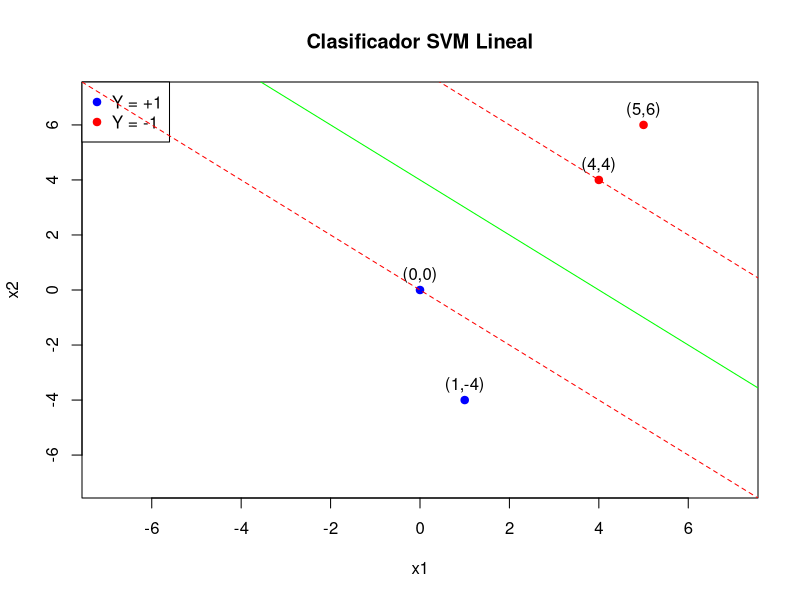
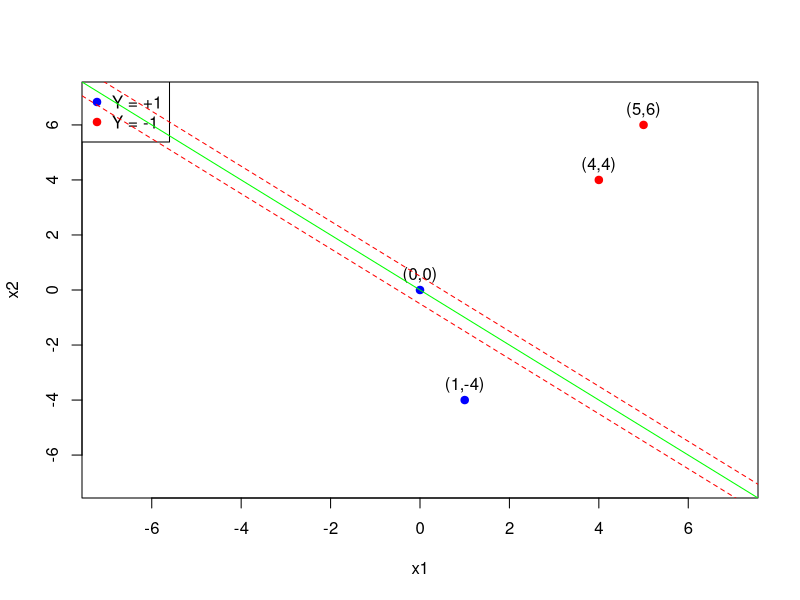
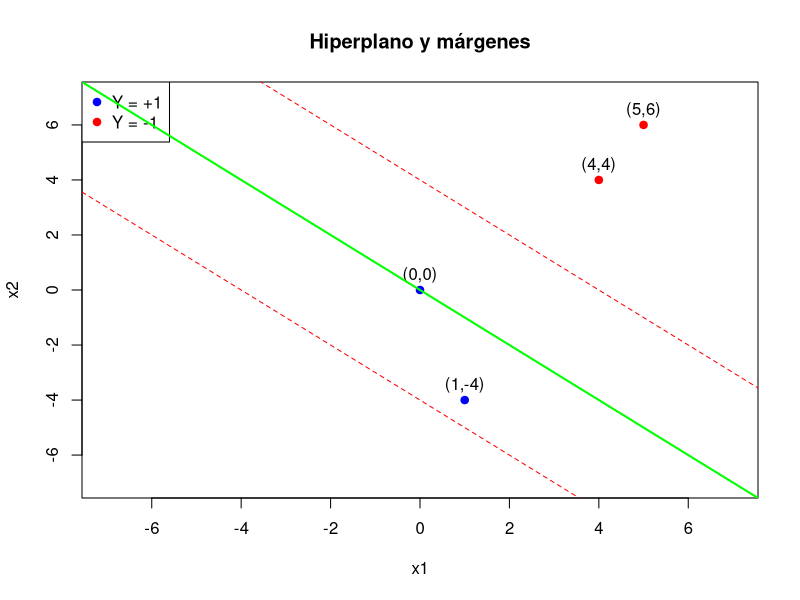

Source code (R) for these figures, in order: (Note: this script raises an error after producing the figures.)
#Autor: Fernando Javier López Cerezo

library(kernlab)
library(MASS)
library(e1071)

print_clasificacion <- function(x, w, b) {
  
  valor_clasificacion <- t(w) %*% x + b
  
  if (valor_clasificacion >= 0) {
    clase <- 1
    color <- "blue"
  } else {
    clase <- -1
    color <- "red"
  }
  
  cat("Punto:", sprintf("(%g, %g)", x[1], x[2]), "\n")
  cat("Pertenece a la clase:", clase, "\n")
  
  points(x[1], x[2], col = color, pch = 19)
  text(x[1], x[2], labels = paste("(", x[1], ",", x[2], ")", sep = ""), pos = 3)
}


distancia<- function (x,y) {
  sqrt(sum((x-y)^2))
}

########################################## Apartado A: Manualmente ####################################

# Datos
A = c(0, 0)
B = c(4, 4)
YA = 1
YB = -1

# Creamos el conjunto de datos
dataA <- data.frame(x1 = c(0, 4), x2 = c(0, 4), y = c(1, -1))

# 1. Vectores de soporte
vsA <- matrix(c(A, B), nrow = 2, byrow = TRUE)
cat("1.Vectores de soporte:\n")
print(vsA)

# 2. Calculamos los valores del kernel
KAA = t(A) %*% A
KAB = t(A) %*% B
KBB = t(B) %*% B
cat("2.Valores del kernel:\n")
cat("K(A,A):", KAA, "\nK(A,B):", KAB, "\nK(B,B):", KBB, "\n")

b <- c(0, 1, -1)
AM <- matrix(c(YA, YB, 0, KAA * YA, KAB * YB, 1, KAB * YA, KBB * YB, 1), ncol = 3, byrow = TRUE)
soluciones = qr.solve(AM, b)
ALFA = matrix(c(soluciones[1], soluciones[2]), ncol = 1)
YY = matrix(c(YA, YB), ncol = 1)

# 3. Vector de pesos normal al hiperplano (W)
wA <- t(vsA) %*% (ALFA * YY)
cat("3.Vector de pesos W:\n")
print(wA)

# 4. Calcular ancho del canal
widthA = 2 / (sqrt(sum((wA)^2)))
cat("4.Ancho del canal:", widthA, "\n")

# 5. Calcular vector B
bA <- YA - (t(wA) %*% A)
cat("5.Valor de b:", bA, "\n")

# 6. Ecuación del hiperplano y planos de soporte
cat("6.Ecuación del hiperplano y planos de soporte: \n")
cat("Ecuación del hiperplano: [", wA, "]' * x + [", bA, "] = 0\n")
cat("Plano de soporte positivo: [", wA, "]' * x + [", bA, "] = 1\n")
cat("Plano de soporte negativo: [", wA, "]' * x + [", bA, "] = -1\n")

# Crear un gráfico
par(mfrow = c(1, 1))
plot(dataA[, c("x1", "x2")], col = ifelse(dataA$y == 1, "blue", "red"), pch = 19, xlim = c(-7, 7), ylim = c(-7, 7), 
     xlab = "x1", ylab = "x2", main = "Clasificador SVM Lineal")
# Etiquetar los puntos
for (i in 1:nrow(dataA)) {
  text(dataA$x1[i], dataA$x2[i], labels = paste("(", dataA$x1[i], ",", dataA$x2[i], ")", sep = ""), pos = 3)
}
# Agregar una leyenda
legend("topleft", legend = c("Y = +1", "Y = -1"), col = c("blue", "red"), pch = 19, xpd = TRUE)

# Dibujar el hiperplano
abline(a = -bA / wA[2], b = -wA[1] / wA[2], col = "green")
abline(a = (1 - bA) / wA[2], b = -wA[1] / wA[2], col = "red", lty = 2)
abline(a = (-1 - bA) / wA[2], b = -wA[1] / wA[2], col = "red", lty = 2)

# 7. Determinamos a la clase que pertenece cada uno
# Puntos a clasificar
x1 = c(5, 6)
x2 = c(1, -4)

cat("7.Clasificación A.1:\n")
print_clasificacion(x1, wA, bA)
print_clasificacion(x2, wA, bA)

########################################## Apartado A: Kernlab ####################################

# Datos
A = c(0, 0)
B = c(4, 4)

# Datos de entrenamiento
dataA <- data.frame(x1 = c(0, 4), x2 = c(0, 4), y = c(1, -1))

# Convertimos y en factor
dataA$y <- as.factor(dataA$y)

# Entrenar el modelo SVM con kernlab usando un kernel lineal
svmA <- ksvm(as.matrix(dataA[, c("x1", "x2")]), dataA$y, kernel = "vanilladot", C = 1)

# 1. Vectores de soporte
vsA <- dataA[alphaindex(svmA)[[1]], 1:2]
cat("1.Vectores de soporte:\n")
print(vsA)

# 2. Calcular valores del Kernel
KAA <- t(A) %*% A
KAB <- t(A) %*% B
KBB <- t(B) %*% B
cat("2.Valores del kernel:\n")
cat("K(A,A):", KAA, "\nK(A,B):", KAB, "\nK(B,B):", KBB, "\n")

# 3. Vector de pesos (W)
wA <- colSums(coef(svmA)[[1]] * as.matrix(vsA))
cat("3.Vector de pesos W:\n")
print(wA)

# 4. Ancho del canal
widthA <- 2 / sqrt(sum(wA^2))
cat("4.Ancho del canal:", widthA, "\n")

# 5. Vector B (sesgo)
bA <- -b(svmA)
cat("5.Valor de b:", bA, "\n")

# 6. Ecuación del hiperplano y planos de soporte
cat("6.Ecuación del hiperplano y planos de soporte: \n")
cat("Ecuación del hiperplano: [", wA, "]' * x + [", bA, "] = 0\n")
cat("Plano de soporte positivo: [", wA, "]' * x + [", bA, "] = 1\n")
cat("Plano de soporte negativo: [", wA, "]' * x + [", bA, "] = -1\n")

# Graficar los datos y el hiperplano
par(mfrow = c(1, 1))
plot(dataA[, c("x1", "x2")], col = ifelse(dataA$y == 1, "blue", "red"), pch = 19, xlim = c(-7, 7), ylim = c(-7, 7))
for (i in 1:nrow(dataA)) {
  text(dataA$x1[i], dataA$x2[i], labels = paste("(", dataA$x1[i], ",", dataA$x2[i], ")", sep = ""), pos = 3)
}
legend("topleft", legend = c("Y = +1", "Y = -1"), col = c("blue", "red"), pch = 19)

# Dibujar el hiperplano y los planos de soporte
abline(a = -bA / wA[2], b = -wA[1] / wA[2], col = "green")
abline(a = (1 - bA) / wA[2], b = -wA[1] / wA[2], col = "red", lty = 2)
abline(a = (-1 - bA) / wA[2], b = -wA[1] / wA[2], col = "red", lty = 2)

# 7. Determinamos a la clase que pertenece cada uno
# Puntos a clasificar
x1 = c(5, 6)
x2 = c(1, -4)

cat("7.Clasificación A.2:\n")
print_clasificacion(x1, wA, bA)
print_clasificacion(x2, wA, bA)

########################################## Apartado A: IPOP ####################################

# Datos
x <- matrix(c(0, 0, 4, 4), ncol = 2, byrow = TRUE)
y <- c(1, -1)  # Etiquetas

# Calcular matriz H
H <- (y %*% t(y)) * (x %*% t(x))

# Vector c
c <- rep(-1, length(y))

# Restricciones
MA <- t(y)
b <- 0
l <- rep(0, length(y))
u <- rep(1e6, length(y))

# Parámetro de tolerancia para el optimizador
r <- 0.1

# Resolver el problema de optimización con ipop
resultado <- ipop(c = c, H = H, A = MA, b = b, l = l, u = u, r = r)

# Extraer los multiplicadores de Lagrange (alfas)
alphas <- primal(resultado)

# Imprimir los alphas
cat("Multiplicadores de Lagrange (alphas):\n")
print(alphas)

# 1. Vectores de soporte
# Filtrar los vectores de soporte (donde alphas > un pequeño umbral)
support_indices <- which(alphas > 1e-5)
support_vectors <- x[support_indices, ]
cat("1.Vectores de soporte:\n")
print(support_vectors)

# 2. Calcular valores del Kernel
A <- c(0, 0)
B <- c(4, 4)
KAA <- sum(A * A)
KAB <- sum(A * B)
KBB <- sum(B * B)
cat("2.Valores del kernel:\n")
cat("K(A,A):", KAA, "\nK(A,B):", KAB, "\nK(B,B):", KBB, "\n")

# 3. Calcular el vector de pesos w
wA <- t(x) %*% (alphas * y)
cat("3.Vector de pesos W:\n")
print(wA)

# 4. Calcular el ancho del margen (canal)
widthA <- 2 / sqrt(sum(wA^2))
cat("4.Ancho del canal:", widthA, "\n")

# 5. Calcular el sesgo b usando los vectores de soporte
bA <- mean(y[support_indices] - x[support_indices, ] %*% wA)
cat("5.Valor de b:", bA, "\n")

# 6. Ecuación del hiperplano y planos de soporte
cat("6.Ecuación del hiperplano y planos de soporte:\n")
cat("Ecuación del hiperplano: [", wA, "]' * x + [", bA, "] = 0\n")
cat("Plano de soporte positivo: [", wA, "]' * x + [", bA, "] = 1\n")
cat("Plano de soporte negativo: [", wA, "]' * x + [", bA, "] = -1\n")


# Crear un data frame para graficar los puntos y asignar colores a las clases
data_points <- data.frame(x1 = x[, 1], x2 = x[, 2], y = factor(y))
# Graficar puntos de datos
plot(data_points[, c("x1", "x2")], col = ifelse(data_points$y == 1, "blue", "red"), 
     pch = 19, xlim = c(-7, 7), ylim = c(-7, 7), 
     xlab = "x1", ylab = "x2", main = "Hiperplano y márgenes")
# Etiquetas en los puntos de datos
for (i in 1:nrow(data_points)) {
  text(data_points$x1[i], data_points$x2[i], 
       labels = paste("(", data_points$x1[i], ",", data_points$x2[i], ")", sep = ""), 
       pos = 3)
}
# Leyenda para clases
legend("topleft", legend = c("Y = +1", "Y = -1"), col = c("blue", "red"), pch = 19)


# Dibujar el hiperplano y los márgenes usando w y b
abline(a = -b / wA[2], b = -wA[1] / wA[2], col = "green", lwd = 2)  # Hiperplano
abline(a = (1 - b) / wA[2], b = -wA[1] / wA[2], col = "red", lty = 2)  # Margen positivo
abline(a = (-1 - b) / wA[2], b = -wA[1] / wA[2], col = "red", lty = 2)  # Margen negativo


# 7.Determinamos a la clase que pertenece cada uno
# Puntos a clasificar
x1 <- c(5, 6)
x2 <- c(1, -4)

cat("7. Clasificación A.3:\n")
print_clasificacion(x1, wA, bA)
print_clasificacion(x2, wA, bA)

########################################## Apartado B: Manualmente ####################################

# Datos
A = c(2,0)
B = c(0,0)
C = c(1,1)

# Distancia entre A y B
distanceAB = distancia(A,B)
# Distancia entre A y C
distanceAC = distancia(A,C)

# Como la distancia entre A y C es la menor, A y C son los vectores soporte.

# 1. Vectores de soporte
vsB <- matrix(c(A, C), nrow = 2, byrow = TRUE)
cat("1. Vectores de soporte:\n")
print(vsB)

# 2. Calcular los valores del kernel
KAA <- t(A) %*% A
KAC <- t(A) %*% C
KCC <- t(C) %*% C
cat("2. Valores del kernel:\n")
cat("K(A,A):", KAA, "\nK(A,C):", KAC, "\nK(C,C):", KCC, "\n")

YA = 1
YC = -1

b <- c(0, 1, -1)
AM <- matrix(c(YA, YC, 0, KAA * YA, KAC * YC, 1, KAC * YA, KCC * YC, 1), ncol = 3, byrow = TRUE)
soluciones = qr.solve(AM, b)
ALFA = matrix(c(soluciones[1], soluciones[2]), ncol = 1)
YY = matrix(c(YA, YC), ncol = 1)

# 3. Vector de pesos normal al hiperplano (W)
wB <- t(vsB) %*% (ALFA * YY)
cat("3. Vector de pesos W:\n")
print(wB)

# 4. Calcular ancho del canal
widthB = 2 / (sqrt(sum(wB^2)))
cat("4. Ancho del canal:", widthB, "\n")

# 5. Calcular vector B
bB <- YA - (t(wB) %*% A)
cat("5. Valor de b:", bB, "\n")

# 6. Ecuación del hiperplano y planos de soporte
cat("6. Ecuación del hiperplano y planos de soporte: \n")
cat("Ecuación del hiperplano: [", wB, "]' * x + [", bB, "] = 0\n")
cat("Plano de soporte positivo: [", wB, "]' * x + [", bB, "] = 1\n")
cat("Plano de soporte negativo: [", wB, "]' * x + [", bB, "] = -1\n")

# Crear gráfico
par(mfrow = c(1, 1))
plot(dataB[, c("x1", "x2")], col = ifelse(dataB$y == 1, "blue", "red"), pch = 19, xlim = c(-7, 7), ylim = c(-7, 7))
for (i in 1:nrow(dataB)) {
  text(dataB$x1[i], dataB$x2[i], labels = paste("(", dataB$x1[i], ",", dataB$x2[i], ")", sep = ""), pos = 3)
}
legend("topleft", legend = c("Y = +1", "Y = -1"), col = c("blue", "red"), pch = 19)

# Dibujar hiperplano y márgenes
abline(a = -bB / wB[2], b = -wB[1] / wB[2], col = "green")
abline(a = (1 - bB) / wB[2], b = -wB[1] / wB[2], col = "red", lty = 2)
abline(a = (-1 - bB) / wB[2], b = -wB[1] / wB[2], col = "red", lty = 2)

# 7. Determinamos a la clase que pertenece cada uno
# Puntos a clasificar
x1 = c(5, 6)
x2 = c(1, -4)

cat("7. Clasificación B.1:\n")
print_clasificacion(x1, wB, bB)
print_clasificacion(x2, wB, bB)

########################################## Apartado B: Kernlab ####################################

# Datos
A = c(2, 0)
B = c(0, 0)
C = c(1, 1)

# Distancia entre A y B
distanceAB = distancia(A, B)
# Distancia entre A y C
distanceAC = distancia(A, C)

# Como la distancia entre A y C es la menor, A y C son los vectores soporte..

# Convertimos y en factor
dataB$y <- as.factor(dataB$y)

# Entrenar el modelo SVM con kernlab usando un kernel lineal
svmB <- ksvm(as.matrix(dataB[, c("x1", "x2")]), dataB$y, kernel = "vanilladot", C = 1)

# 1. Vectores de soporte
vsB <- dataB[alphaindex(svmB)[[1]], 1:2]
cat("1. Vectores de soporte:\n")
print(vsB)

# 2. Calcular los valores del kernel
KAA <- t(A) %*% A
KAC <- t(A) %*% C
KCC <- t(C) %*% C
cat("2. Valores del kernel:\n")
cat("K(A,A):", KAA, "\nK(A,C):", KAC, "\nK(C,C):", KCC, "\n")

# 3. Vector de pesos normal al hiperplano (W)
wB <- colSums(coef(svmB)[[1]] * as.matrix(vsB))
cat("3. Vector de pesos W:\n")
print(wB)

# 4. Calcular el ancho del canal
widthB <- 2 / sqrt(sum(wB^2))
cat("4. Ancho del canal:", widthB, "\n")

# 5. Calcular el valor de b
bB <- -b(svmB)
cat("5. Valor de b:", bB, "\n")

# 6. Ecuación del hiperplano y planos de soporte
cat("6. Ecuación del hiperplano y planos de soporte: \n")
cat("Ecuación del hiperplano: [", wB, "]' * x + [", bB, "] = 0\n")
cat("Plano de soporte positivo: [", wB, "]' * x + [", bB, "] = 1\n")
cat("Plano de soporte negativo: [", wB, "]' * x + [", bB, "] = -1\n")

# Crear gráfico
par(mfrow = c(1, 1))
plot(dataB[, c("x1", "x2")], col = ifelse(dataB$y == 1, "blue", "red"), pch = 19, xlim = c(-7, 7), ylim = c(-7, 7))
for (i in 1:nrow(dataB)) {
  text(dataB$x1[i], dataB$x2[i], labels = paste("(", dataB$x1[i], ",", dataB$x2[i], ")", sep = ""), pos = 3)
}
legend("topleft", legend = c("Y = +1", "Y = -1"), col = c("blue", "red"), pch = 19)

# Dibujar hiperplano y márgenes
abline(a = -bB / wB[2], b = -wB[1] / wB[2], col = "green")
abline(a = (1 - bB) / wB[2], b = -wB[1] / wB[2], col = "red", lty = 2)
abline(a = (-1 - bB) / wB[2], b = -wB[1] / wB[2], col = "red", lty = 2)

# 7. Determinamos a la clase que pertenece cada uno
# Puntos a clasificar
x1 = c(5, 6)
x2 = c(1, -4)

cat("7. Clasificación B.2:\n")
print_clasificacion(x1, wB, bB)
print_clasificacion(x2, wB, bB)

########################################## Apartado B: IPOP ####################################

x <- matrix(c(2, 0, 1, 1), ncol = 2, byrow = TRUE)
y <- c(1, -1)  # Etiquetas

# Calcular matriz H
H <- (y %*% t(y)) * (x %*% t(x))

# Vector c
c <- rep(-1, length(y))

# Restricciones
MA <- t(y)
b <- 0
l <- rep(0, length(y))
u <- rep(1e6, length(y))

# Parámetro de tolerancia para el optimizador
r <- 0.1

# Resolver el problema de optimización con ipop
resultado <- ipop(c = c, H = H, A = MA, b = b, l = l, u = u, r = r)

# Extraer los multiplicadores de Lagrange (alfas)
alphas <- primal(resultado)

# Imprimir los alphas
cat("Multiplicadores de Lagrange (alphas):\n")
print(alphas)

# 1. Vectores de soporte
# Filtrar los vectores de soporte (donde alphas > un pequeño umbral)
support_indices <- which(alphas > 1e-5)
support_vectors <- x[support_indices, ]
cat("1.Vectores de soporte:\n")
print(support_vectors)

# 2. Calcular los valores del kernel
A = c(2,0) 
C = c(1,1) 
KAA <- t(A) %*% A
KAC <- t(A) %*% C
KCC <- t(C) %*% C
cat("2.Valores del kernel:\n")
cat("K(A,A):", KAA, "\nK(A,C):", KAC, "\nK(C,C):", KCC, "\n")

# 3. Calcular el vector de pesos w
wB <- t(x) %*% (alphas * y)
cat("3.Vector de pesos W:\n")
print(wB)

# 4. Calcular el ancho del margen (canal)
widthB <- 2 / sqrt(sum(wB^2))
cat("4.Ancho del canal:", widthB, "\n")


# 5. Calcular el sesgo b usando los vectores de soporte
bB <- mean(y[support_indices] - x[support_indices, ] %*% wB)
cat("5.Valor de b:", bB, "\n")

# 6. Ecuación del hiperplano y planos de soporte
cat("6.Ecuación del hiperplano y planos de soporte:\n")
cat("Ecuación del hiperplano: [", wB, "]' * x + [", bB, "] = 0\n")
cat("Plano de soporte positivo: [", wB, "]' * x + [", bB, "] = 1\n")
cat("Plano de soporte negativo: [", wB, "]' * x + [", bB, "] = -1\n")


# Crear un data frame para graficar los puntos y asignar colores a las clases
data_points <- data.frame(x1 = x[, 1], x2 = x[, 2], y = factor(y))
# Graficar puntos de datos
plot(data_points[, c("x1", "x2")], col = ifelse(data_points$y == 1, "blue", "red"), 
     pch = 19, xlim = c(-7, 7), ylim = c(-7, 7), 
     xlab = "x1", ylab = "x2", main = "Hiperplano y márgenes")
# Etiquetas en los puntos de datos
for (i in 1:nrow(data_points)) {
  text(data_points$x1[i], data_points$x2[i], 
       labels = paste("(", data_points$x1[i], ",", data_points$x2[i], ")", sep = ""), 
       pos = 3)
}
# Leyenda para clases
legend("topleft", legend = c("Y = +1", "Y = -1"), col = c("blue", "red"), pch = 19)


# Dibujar el hiperplano y los márgenes usando w y b
abline(a = -b / wB[2], b = -wB[1] / wB[2], col = "green", lwd = 2)  # Hiperplano
abline(a = (1 - b) / wB[2], b = -wB[1] / wB[2], col = "red", lty = 2)  # Margen positivo
abline(a = (-1 - b) / wB[2], b = -wB[1] / wB[2], col = "red", lty = 2)  # Margen negativo


# 7.Determinamos a la clase que pertenece cada uno
# Puntos a clasificar
x1 <- c(5, 6)
x2 <- c(1, -4)

cat("7. Clasificación B.3:\n")
print_clasificacion(x1,wB, bB)
print_clasificacion(x2,wB, bB)

########################################## Apartado C: Manualmente ####################################

# Definir puntos A, E y otros
A = c(2, 2)
E = c(1, 1)

dataC <- data.frame(
  x1 = c(2, 2, -2, -2, 1, 1, -1, -1),
  x2 = c(2, -2, -2, 2, 1, -1, -1, 1),
  y = c(1, 1, 1, 1, -1, -1, -1, -1)
)

# 1. Vectores de soporte
vsC <- matrix(c(A, E), nrow = 2, byrow = TRUE)
cat("1. Vectores de soporte:\n")
print(vsC)

# 2. Calcular los valores del kernel
KAA <- t(A) %*% A
KAE <- t(A) %*% E
KEE <- t(E) %*% E
cat("2. Valores del kernel:\n")
cat("K(A,A):", KAA, "\nK(A,E):", KAE, "\nK(E,E):", KEE, "\n")

# Etiquetas para los vectores de soporte
YA = 1
YE = -1

# Resolver el sistema de ecuaciones para los multiplicadores de Lagrange (alfa)
b <- c(0, 1, -1)
AM <- matrix(c(YA, YE, 0, KAA * YA, KAE * YE, 1, KAE * YA, KEE * YE, 1), ncol = 3, byrow = TRUE)
soluciones = qr.solve(AM, b)
ALFA = matrix(c(soluciones[1], soluciones[2]), ncol = 1)
YY = matrix(c(YA, YE), ncol = 1)

# 3. Calcular el vector de pesos W
wC <- t(vsC) %*% (ALFA * YY)
cat("3. Vector de pesos W:\n")
print(wC)

# 4. Calcular el ancho del canal
widthC <- 2 / sqrt(sum(wC^2))
cat("4. Ancho del canal:", widthC, "\n")

# 5. Calcular el valor de b
bC <- YA - (t(wC) %*% A)
cat("5. Valor de b:", bC, "\n")

# 6. Ecuación del hiperplano y planos de soporte
if (!all(wC == 0)) {
  cat("6. Ecuación del hiperplano y planos de soporte:\n")
  cat("Ecuación del hiperplano: [", wC, "]' * x + [", bC, "] = 0\n")
  cat("Plano de soporte positivo: [", wC, "]' * x + [", bC, "] = 1\n")
  cat("Plano de soporte negativo: [", wC, "]' * x + [", bC, "] = -1\n")
}

# Crear gráfico
par(mfrow = c(1, 1))
plot(dataC[, c("x1", "x2")], col = ifelse(dataC$y == 1, "blue", "red"), pch = 19, xlim = c(-7, 7), ylim = c(-7, 7))
for (i in 1:nrow(dataC)) {
  text(dataC$x1[i], dataC$x2[i], labels = paste("(", dataC$x1[i], ",", dataC$x2[i], ")", sep = ""), pos = 3)
}
legend("topleft", legend = c("Y = +1", "Y = -1"), col = c("blue", "red"), pch = 19)

# Dibujar el hiperplano y los márgenes
if (!all(wC == 0)) {
  abline(a = -bC / wC[2], b = -wC[1] / wC[2], col = "green")
  abline(a = (1 - bC) / wC[2], b = -wC[1] / wC[2], col = "red", lty = 2)
  abline(a = (-1 - bC) / wC[2], b = -wC[1] / wC[2], col = "red", lty = 2)
}

# Puntos a clasificar
x1 = c(5, 6)
x2 = c(1, -4)

cat("7. Clasificación C.1:\n")
print_clasificacion(x1, wC, bC)
print_clasificacion(x2, wC, bC)

cat("\nEl punto [5, 6] se clasifica positivamente.")
cat("\nEl punto [1, -4] se clasifica negativamente.")

########################################## Apartado C: Kernlab ####################################

dataC <- data.frame(
  x1 = c(2, 2, -2, -2, 1, 1, -1, -1),
  x2 = c(2, -2, -2, 2, 1, -1, -1, 1),
  y = c(1, 1, 1, 1, -1, -1, -1, -1)
)

# Convertimos y en factor
dataC$y <- as.factor(dataC$y) 

# Entrenar el modelo SVM con kernlab usando un kernel lineal
svmC <- ksvm(as.matrix(dataC[, c("x1", "x2")]), dataC$y, kernel = "vanilladot", C = 1)

# 1. Vectores de soporte
vsC <- dataC[alphaindex(svmC)[[1]], 1:2]
cat("1.Vectores de soporte:\n")
print(vsC)

# 2. Calcular los valores del kernel
# Matriz de características (sin la columna 'y')
X <- as.matrix(dataC[, c("x1", "x2")])
y <- dataC$y

# Calcular la matriz del kernel (producto punto)
K <- X %*% t(X)

cat("2.Valores del kernel:\n")
print(K)

# 3. Vector de pesos normal al hiperplano (W)
wC <- colSums(coef(svmC)[[1]] * as.matrix(vsC))
cat("3.Vector de pesos W:\n")
print(wC)

# 4. Calcular el ancho del canal
widthC <- 2 / sqrt(sum(wC^2))
cat("4.Ancho del canal:", widthC, "\n")

# 5. Calcular el valor de b
bC <- -b(svmC)
cat("5.Valor de b:", bC, "\n")

# Es posible (como en este caso) que el problema no sea linealmente separable
# Verificar si w es nulo
if (all(wC == 0)) {
  cat("El vector w es nulo. Prueba con un kernel no lineal o ajusta los parámetros.\n")
  
  # Entrenar con un kernel RBF en caso de no separabilidad lineal
  svmC <- ksvm(X, y, kernel = "rbfdot", C = 1)
  
  # Recalcular vectores de soporte, w y b con el nuevo modelo
  vsC <- dataC[alphaindex(svmC)[[1]], 1:2]
  wC <- colSums(coef(svmC)[[1]] * as.matrix(vsC))
  bC <- -b(svmC)
  
  cat("Modelo ajustado con kernel RBF.\n")
  cat("3.Vector de pesos W:\n")
  print(wC)
  widthC <- 2 / sqrt(sum(wC^2))
  cat("4.Ancho del canal:", widthC, "\n")
  cat("5.Valor de b:", bC, "\n")
} else {
  # Calcular el ancho del margen solo si w no es nulo
  widthC <- 2 / sqrt(sum(wC^2))
  cat("4.Ancho del canal:", widthC, "\n")
}

# 6. Ecuación del hiperplano y planos de soporte
# Mostrar ecuaciones del hiperplano y márgenes si w no es nulo
if (!all(wC == 0)) {
  cat("6.Ecuación del hiperplano y planos de soporte: \n")
  cat("Ecuación del hiperplano: [", wC, "]' * x + [", bC, "] = 0\n")
  cat("Plano de soporte positivo: [", wC, "]' * x + [", bC, "] = 1\n")
  cat("Plano de soporte negativo: [", wC, "]' * x + [", bC, "] = -1\n")
}

# Crear gráfico
par(mfrow = c(1, 1))
plot(dataC[, c("x1", "x2")], col = ifelse(dataC$y == 1, "blue", "red"), pch = 19, xlim = c(-7, 7), ylim = c(-7, 7))
for (i in 1:nrow(dataC)) {
  text(dataC$x1[i], dataC$x2[i], labels = paste("(", dataC$x1[i], ",", dataC$x2[i], ")", sep = ""), pos = 3)
}
legend("topleft", legend = c("Y = +1", "Y = -1"), col = c("blue", "red"), pch = 19)

# Dibujar hiperplano y márgenes
# Graficar el hiperplano y los márgenes si w no es nulo
if (!all(wC == 0)) {
  abline(a = -bC / wC[2], b = -wC[1] / wC[2], col = "green")
  abline(a = (1 - bC) / wC[2], b = -wC[1] / wC[2], col = "red", lty = 2)
  abline(a = (-1 - bC) / wC[2], b = -wC[1] / wC[2], col = "red", lty = 2)
}

# 7.Determinamos a la clase que pertenece cada uno
# Puntos a clasificar
x1 = c(5, 6)
x2 = c(1, -4)

cat("7.Clasificación C.3:\n")
print_clasificacion(x1, wC, bC)
print_clasificacion(x2, wC, bC)

cat("\nEl punto [5, 6] se clasifica positivamente.")
cat("\nEl punto [1, -4] se clasifica positivamente. \n")
cat("\nNo tiene sentido. Debemos aplicar la función de transformacion.\n")

########################################## Apartado C: IPOP ####################################

x <- matrix(c(2, 2, 1, 1), ncol = 2, byrow = TRUE)
y <- c(1, -1)  # Etiquetas

# Calcular matriz H
H <- (y %*% t(y)) * (x %*% t(x))

# Vector c
c <- rep(-1, length(y))

# Restricciones
MA <- t(y)
b <- 0
l <- rep(0, length(y))
u <- rep(1e6, length(y))

# Parámetro de tolerancia para el optimizador
r <- 0.1

# Resolver el problema de optimización con ipop
resultado <- ipop(c = c, H = H, A = MA, b = b, l = l, u = u, r = r)

# Extraer los multiplicadores de Lagrange (alfas)
alphas <- primal(resultado)

# Imprimir los alphas
cat("Multiplicadores de Lagrange (alphas):\n")
print(alphas)


# 1. Vectores de soporte
# Filtrar los vectores de soporte (donde alphas > un pequeño umbral)
support_indices <- which(alphas > 1e-5)
support_vectors <- x[support_indices, ]
cat("1.Vectores de soporte:\n")
print(support_vectors)

# 2. Calcular los valores del kernel
A = c(2,2) 
E = c(1,1) 
KAA <- t(A) %*% A
KAE <- t(A) %*% E
KEE <- t(E) %*% E
cat("2.Valores del kernel:\n")
cat("K(A,A):", KAA, "\nK(A,E):", KAE, "\nK(E,E):", KEE, "\n")

# 3. Calcular el vector de pesos w
wC <- t(x) %*% (alphas * y)
cat("3.Vector de pesos W:\n")
print(wC)

# 4. Calcular el ancho del margen (canal)
widthC <- 2 / sqrt(sum(wC^2))
cat("4.Ancho del canal:", widthC, "\n")

# 5. Calcular el sesgo b usando los vectores de soporte
bC <- mean(y[support_indices] - x[support_indices, ] %*% wC)
cat("5.Valor de b:", bC, "\n")

# 6. Ecuación del hiperplano y planos de soporte
# Mostrar ecuaciones del hiperplano y márgenes si w no es nulo
if (!all(wC == 0)) {
  cat("6.Ecuación del hiperplano y planos de soporte: \n")
  cat("Ecuación del hiperplano: [", wC, "]' * x + [", bC, "] = 0\n")
  cat("Plano de soporte positivo: [", wC, "]' * x + [", bC, "] = 1\n")
  cat("Plano de soporte negativo: [", wC, "]' * x + [", bC, "] = -1\n")
}

# Crear gráfico
par(mfrow = c(1, 1))
plot(dataC[, c("x1", "x2")], col = ifelse(dataC$y == 1, "blue", "red"), pch = 19, xlim = c(-7, 7), ylim = c(-7, 7))
for (i in 1:nrow(dataC)) {
  text(dataC$x1[i], dataC$x2[i], labels = paste("(", dataC$x1[i], ",", dataC$x2[i], ")", sep = ""), pos = 3)
}
legend("topleft", legend = c("Y = +1", "Y = -1"), col = c("blue", "red"), pch = 19)

# Dibujar hiperplano y márgenes
# Graficar el hiperplano y los márgenes si w no es nulo
if (!all(wC == 0)) {
  abline(a = -bC / wC[2], b = -wC[1] / wC[2], col = "green")
  abline(a = (1 - bC) / wC[2], b = -wC[1] / wC[2], col = "red", lty = 2)
  abline(a = (-1 - bC) / wC[2], b = -wC[1] / wC[2], col = "red", lty = 2)
}

# 7.Determinamos a la clase que pertenece cada uno
# Puntos a clasificar
x1 = c(5, 6)
x2 = c(1, -4)

cat("7.Clasificación C.3:\n")
print_clasificacion(x1, wC, bC)
print_clasificacion(x2, wC, bC)

cat("\nEl punto [5, 6] se clasifica positivamente.")
cat("\nEl punto [1, -4] se clasifica negativamente.")

########################################## APARTADO D ###########################################

# Función de transformación
funcion_transformacion <- function(a) {
  if(sqrt(a[1]^2 + a[2]^2) > 2) {
    a[1] <- 4 - a[2] + abs(a[1] - a[2])
    a[2] <- 4 - a[1] + abs(a[1] - a[2])
  }
  a
}

A = c(2,2) 
B = c(2,-2)
C = c(-2,-2)
D = c(-2,2)
E = c(1,1) 
FF = c(1,-1)
G = c(-1,-1)
H = c(-1,1)

# Aplicar la función de transformación a los vectores X e Y
A2 <- funcion_transformacion(A)
B2 <- funcion_transformacion(B)
C2 <- funcion_transformacion(C)
D2 <- funcion_transformacion(D)

E2 <- funcion_transformacion(E)
FF2 <- funcion_transformacion(FF)
G2 <- funcion_transformacion(G)
H2 <- funcion_transformacion(H)

dataDTrans <- data.frame(
  x1 = c(A2[1], B2[1], C2[1], D2[1], E2[1], FF2[1], G2[1], H2[1]),
  x2 = c(A2[2], B2[2], C2[2], D2[2], E2[2], FF2[2], G2[2], H2[2]),
  y = c(1, 1, 1, 1, -1, -1, -1, -1)
)

# Convertimos y en factor
dataDTrans$y <- as.factor(dataDTrans$y) 

# Entrenar el modelo SVM con kernlab usando un kernel lineal
svmD <- ksvm(as.matrix(dataDTrans[, c("x1", "x2")]), dataDTrans$y, kernel = "vanilladot", C = 1)

# 1. Vectores de soporte
vsD <- dataDTrans[alphaindex(svmD)[[1]], 1:2]
cat("1. Vectores de soporte:\n")
print(vsD)

# 2. Calcular los valores del kernel
# Matriz de características (sin la columna 'y')
X <- as.matrix(dataDTrans[, c("x1", "x2")])

# Calcular la matriz del kernel (producto punto)
K <- X %*% t(X)

cat("2. Valores del kernel:\n")
print(K)

# 3. Vector de pesos normal al hiperplano (W)
wD <- colSums(coef(svmD)[[1]] * as.matrix(vsD))
cat("3. Vector de pesos W:\n")
print(wD)

# 4. Calcular el ancho del canal
widthD <- 2 / sqrt(sum(wD^2))
cat("4. Ancho del canal:", widthD, "\n")

# 5. Calcular el valor de b
bD <- -b(svmD)
cat("5. Valor de b:", bD, "\n")

# 6. Ecuación del hiperplano y planos de soporte
cat("6. Ecuación del hiperplano y planos de soporte:\n")
cat("Ecuación del hiperplano: [", wD, "]' * x + [", bD, "] = 0\n")
cat("Plano de soporte positivo: [", wD, "]' * x + [", bD, "] = 1\n")
cat("Plano de soporte negativo: [", wD, "]' * x + [", bD, "] = -1\n")

# Crear gráfico
par(mfrow = c(1, 1))
plot(dataDTrans[, c("x1", "x2")], col = ifelse(dataDTrans$y == 1, "blue", "red"), pch = 19, xlim = c(-7, 7), ylim = c(-7, 7))
for (i in 1:nrow(dataDTrans)) {
  text(dataDTrans$x1[i], dataDTrans$x2[i], labels = paste("(", dataDTrans$x1[i], ",", dataDTrans$x2[i], ")", sep = ""), pos = 3)
}
legend("topleft", legend = c("Y = +1", "Y = -1"), col = c("blue", "red"), pch = 19)

# Dibujar hiperplano y márgenes
abline(a = -bD / wD[2], b = -wD[1] / wD[2], col = "green")
abline(a = (1 - bD) / wD[2], b = -wD[1] / wD[2], col = "red", lty = 2)
abline(a = (-1 - bD) / wD[2], b = -wD[1] / wD[2], col = "red", lty = 2)

# 7. Determinamos a la clase que pertenece cada uno
x1 = c(5, 6)
x2 = c(1, -4)

cat("7. Clasificación D:\n")
print_clasificacion(x1, wD, bD)
print_clasificacion(x2, wD, bD)

cat("\nEl punto [5, 6] se clasifica positivamente.\n")
cat("El punto [1, -4] se clasifica negativamente.\n")

########################################## APARTADO E ###########################################


dataE <- data.frame( 
  x1 = c(3,3,6,6,1,0,0,-1), 
  x2 = c(1,-1,1,-1,0,1,-1,0), 
  y = c(1,1,1,1,-1,-1,-1,-1) 
)

A = c(3,1) 
B = c(3,-1) 
C = c(6,1) 
D = c(6,-1) 
E = c(1,0) 
FF = c(0,1) 
G = c(0,-1) 
H = c(-1,0)

# Convertimos y en factor
dataE$y <- as.factor(dataE$y) 

# Entrenar el modelo SVM con kernlab usando un kernel lineal
svmE <- ksvm(as.matrix(dataE[, c("x1", "x2")]), dataE$y, kernel = "vanilladot", C = 1)

# 1. Vectores de soporte
vsE <- dataE[alphaindex(svmE)[[1]], 1:2]
cat("1.Vectores de soporte:\n")
print(vsE)

# 2. Calcular los valores del kernel
# Matriz de características (sin la columna 'y')
X <- as.matrix(dataE[, c("x1", "x2")])

# Calcular la matriz del kernel (producto punto)
K <- X %*% t(X)

cat("2.Valores del kernel:\n")
print(K)

# 3. Vector de pesos normal al hiperplano (W)
wE <- colSums(coef(svmE)[[1]] * as.matrix(vsE))
cat("3.Vector de pesos W:\n")
print(wE)

# 4. Calcular el ancho del canal
widthE <- 2 / sqrt(sum(wE^2))
cat("4.Ancho del canal:", widthE, "\n")

# 5. Calcular el valor de b
bE <- -b(svmE)
cat("5.Valor de b:", bE, "\n")

# 6. Ecuación del hiperplano y planos de soporte
cat("6.Ecuación del hiperplano y planos de soporte: \n")
cat("Ecuación del hiperplano: [", wE, "]' * x + [", bE, "] = 0\n")
cat("Plano de soporte positivo: [", wE, "]' * x + [", bE, "] = 1\n")
cat("Plano de soporte negativo: [", wE, "]' * x + [", bE, "] = -1\n")

# Crear gráfico
par(mfrow = c(1, 1))
plot(dataE[, c("x1", "x2")], col = ifelse(dataE$y == 1, "blue", "red"), pch = 19, xlim = c(-7, 7), ylim = c(-7, 7))
for (i in 1:nrow(dataE)) {
  text(dataE$x1[i], dataE$x2[i], labels = paste("(", dataE$x1[i], ",", dataE$x2[i], ")", sep = ""), pos = 3)
}
legend("topleft", legend = c("Y = +1", "Y = -1"), col = c("blue", "red"), pch = 19)

# Dibujar hiperplano y márgenes
abline(a = -bE / wE[2], b = -wE[1] / wE[2], col = "green")
abline(a = (1 - bE) / wE[2], b = -wE[1] / wE[2], col = "red", lty = 2)
abline(a = (-1 - bE) / wE[2], b = -wE[1] / wE[2], col = "red", lty = 2)

# 7.Determinamos a la clase que pertenece cada uno
# Puntos a clasificar
x1 = c(4, 5)

cat("7.Clasificación E:\n")
print_clasificacion(x1, wE, bE)

cat("\nEl punto [4, 5] se clasifica positivamente.")

########################################## APARTADO F ###########################################

data(iris)
dataF <- iris

# Entrenar el modelo SVM con kernlab usando un kernel lineal
svmF <- ksvm(Species ~ ., data = iris, kernel = "vanilladot", C = 1)

# 1. Vectores de soporte
vsF <- dataF[alphaindex(svmF)[[1]], 1:2]
cat("1.Vectores de soporte:\n")
print(vsF)

# 2. Calcular los valores del kernel (producto punto)
X <- as.matrix(dataF[, c("Sepal.Length", "Sepal.Width")])
K <- X %*% t(X)

cat("2.Valores del kernel:\n")
print(K)

# 3. Vector de pesos normal al hiperplano (W)
wF <- colSums(coef(svmF)[[1]] * as.matrix(vsF))
cat("3.Vector de pesos W:\n")
print(wF)

# 4. Calcular el ancho del canal (margen)
widthF <- 2 / sqrt(sum(wF^2))
cat("4.Ancho del canal:", widthF, "\n")

# 5. Calcular el valor de b
bF <- -b(svmF)
cat("5.Valor de b:", bF, "\n")

# 6. Mostrar las ecuaciones del hiperplano y planos de soporte para cada clase
cat("6.Ecuaciones del hiperplano y planos de soporte para cada clase:\n")
for (i in 1:length(bF)) {
  cat(paste("Para la clase", levels(iris$Species)[i], ":\n"))
  cat("Ecuación del hiperplano: ", wF, "* x + ", bF[i], " = 0\n")
  cat("Plano de soporte positivo ", i, ": [", wF, "]' * x + [", bF[i], "] = 1\n")
  cat("Plano de soporte negativo ", i, ": [", wF, "]' * x + [", bF[i], "] = -1\n")
}

# Crear gráfico de los datos de entrenamiento y las clases
par(mfrow = c(1, 1))
plot(dataF[, 1:2], col = as.factor(dataF$Species), pch = 19, xlim = c(-8, 8), ylim = c(-8, 8))
legend("topleft", legend = levels(dataF$Species), col = 1:length(levels(dataF$Species)), pch = 19)

# Dibujar márgenes de separación (uno para cada clase)
# Este paso es solo para ilustración y es más complejo en un escenario multiclase
for (i in 1:length(bF)) {
  abline(a = -bF[i] / wF[2], b = -wF[1] / wF[2], col = i)  # Hiperplano de cada clase
  abline(a = (1 - bF[i]) / wF[2], b = -wF[1] / wF[2], col = i, lty = 2)  # Margen positivo
  abline(a = (-1 - bF[i]) / wF[2], b = -wF[1] / wF[2], col = i, lty = 2)  # Margen negativo
}

# Función para clasificar puntos
print_clasificacion <- function(x, w, b) {
  # Calculamos el valor para cada clase
  resultados <- sapply(1:length(b), function(i) {
    t(w) %*% x + b[i]
  })
  
  # Determinamos la clase de acuerdo al valor más grande
  clase_predicha <- which.max(resultados)  # La clase con el valor máximo
  
  cat("Punto:", sprintf("(%g, %g)", x[1], x[2]), "\n")
  cat("Pertenece a la clase:", levels(iris$Species)[clase_predicha], "\n")
  
  # Visualización de los puntos
  points(x[1], x[2], col = ifelse(clase_predicha == 1, "blue", ifelse(clase_predicha == 2, "green", "red")), pch = 19)
  text(x[1], x[2], labels = paste("(", x[1], ",", x[2], ")", sep = ""), pos = 3)
}

# 7. Determinamos a la clase que pertenece cada uno
# Puntos a clasificar
x1 <- c(5, 6)
x2 <- c(1, -4)

cat("\n7.Clasificación E:\n")
print_clasificacion(x1, wF, bF)
print_clasificacion(x2, wF, bF)

cat("\nEl punto [5, 6] se clasifica como clase", levels(iris$Species)[which.max(sapply(1:length(bF), function(i) t(wF) %*% x1 + bF[i]))], ".\n")
cat("\nEl punto [1, -4] se clasifica como clase", levels(iris$Species)[which.max(sapply(1:length(bF), function(i) t(wF) %*% x2 + bF[i]))], ".\n")
